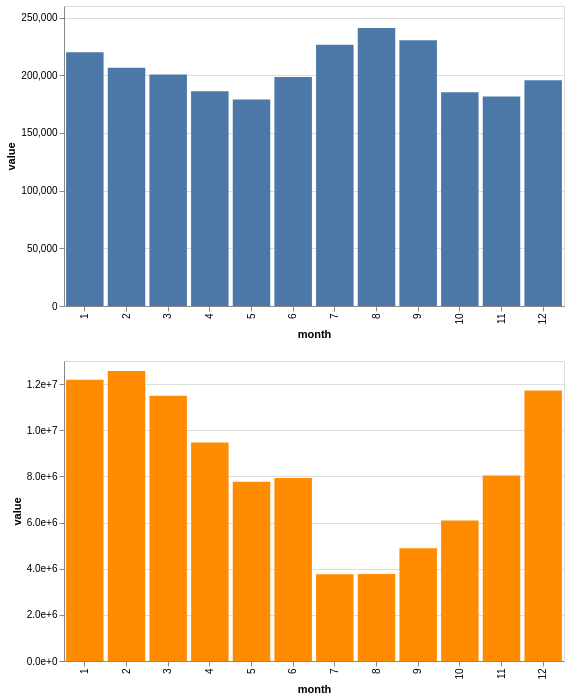

Write notebook code for a chart like this one.
### Markdown cell above
## 2a.altair

### Code cell
import altair as alt
df1 = electricity_mavg.reset_index()
df2 = natural_gas_mavg.reset_index()

p1 = alt.Chart(df1).mark_bar().encode(
    x='month:N',
    y='value:Q').properties(
    width=500,
    height=300
)
   

p2 = alt.Chart(df2).mark_bar(color='darkorange').encode(
    x='month:N',y=alt.Y('value:Q', axis=alt.Axis(format='e'))).properties(
    width=500,
    height=300
)

p1 & p2

### Figure 1 — Vega-Lite specification as saved in the notebook (floating-point values rounded to 4 significant figures)
{"config": {"view": {"continuousWidth": 300, "continuousHeight": 300}}, "vconcat": [{"data": {"name": "data-a737fb5e4e7686a880f87029293f5ed5"}, "mark": {"type": "bar"}, "encoding": {"x": {"field": "month", "type": "nominal"}, "y": {"field": "value", "type": "quantitative"}}, "height": 300, "width": 500}, {"data": {"name": "data-3347e1c50c48e9b60f4936919c809116"}, "mark": {"type": "bar", "color": "darkorange"}, "encoding": {"x": {"field": "month", "type": "nominal"}, "y": {"axis": {"format": "e"}, "field": "value", "type": "quantitative"}}, "height": 300, "width": 500}], "$schema": "https://vega.github.io/schema/vega-lite/v5.16.3.json", "datasets": {"data-a737fb5e4e7686a880f87029293f5ed5": [{"month": 1, "value": 219900.0}, {"month": 2, "value": 206500.0}, {"month": 3, "value": 200600.0}, {"month": 4, "value": 186200.0}, {"month": 5, "value": 179000.0}, {"month": 6, "value": 198400.0}, {"month": 7, "value": 226500.0}, {"month": 8, "value": 240900.0}, {"month": 9, "value": 230400.0}, {"month": 10, "value": 185200.0}, {"month": 11, "value": 181600.0}, {"month": 12, "value": 195600.0}], "data-3347e1c50c48e9b60f4936919c809116": [{"month": 1, "value": 12190000.0}, {"month": 2, "value": 12570000.0}, {"month": 3, "value": 11490000.0}, {"month": 4, "value": 9474000.0}, {"month": 5, "value": 7763000.0}, {"month": 6, "value": 7933000.0}, {"month": 7, "value": 3764000.0}, {"month": 8, "value": 3771000.0}, {"month": 9, "value": 4888000.0}, {"month": 10, "value": 6084000.0}, {"month": 11, "value": 8033000.0}, {"month": 12, "value": 11720000.0}]}}
